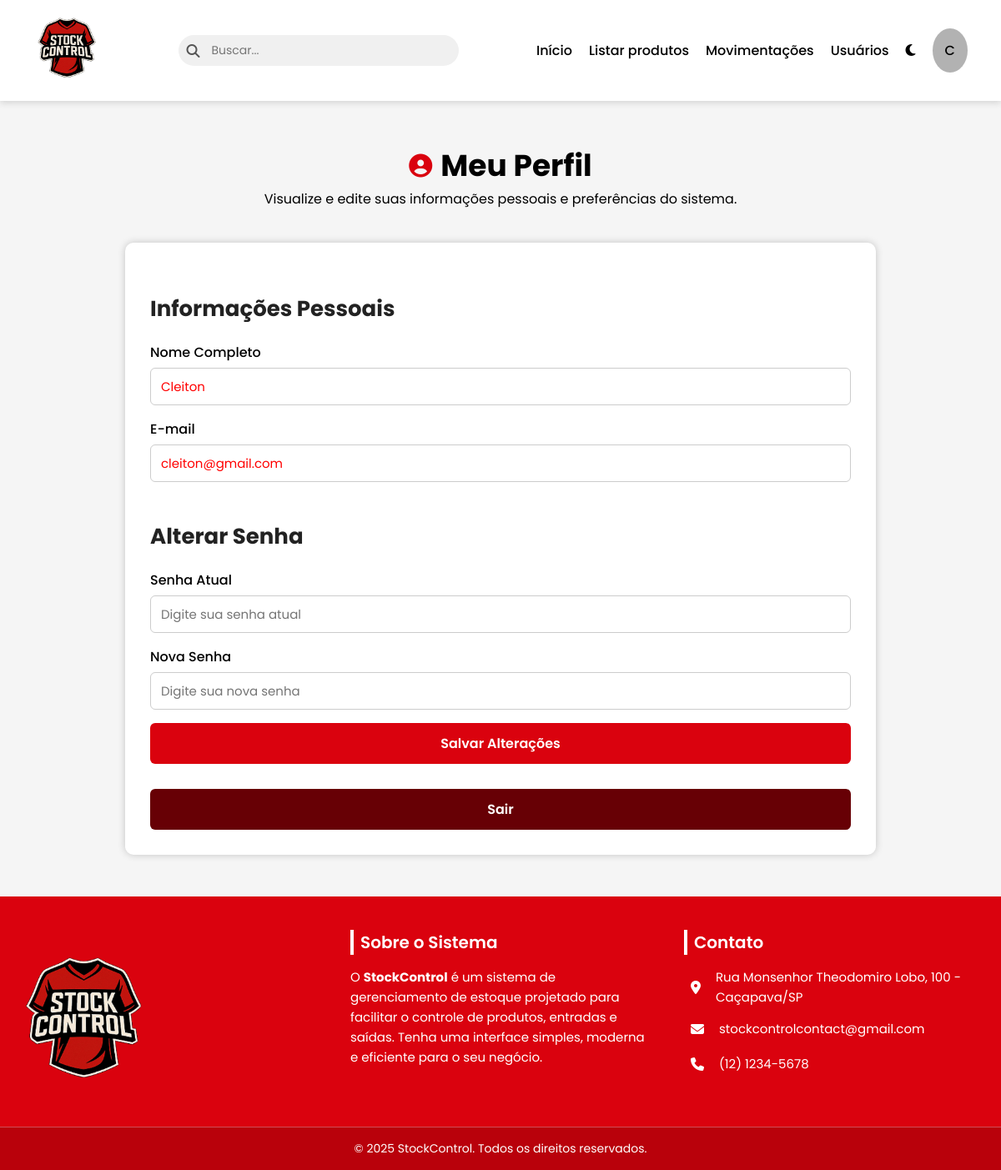
The app's page /php/perfil.php (signed in), older data.
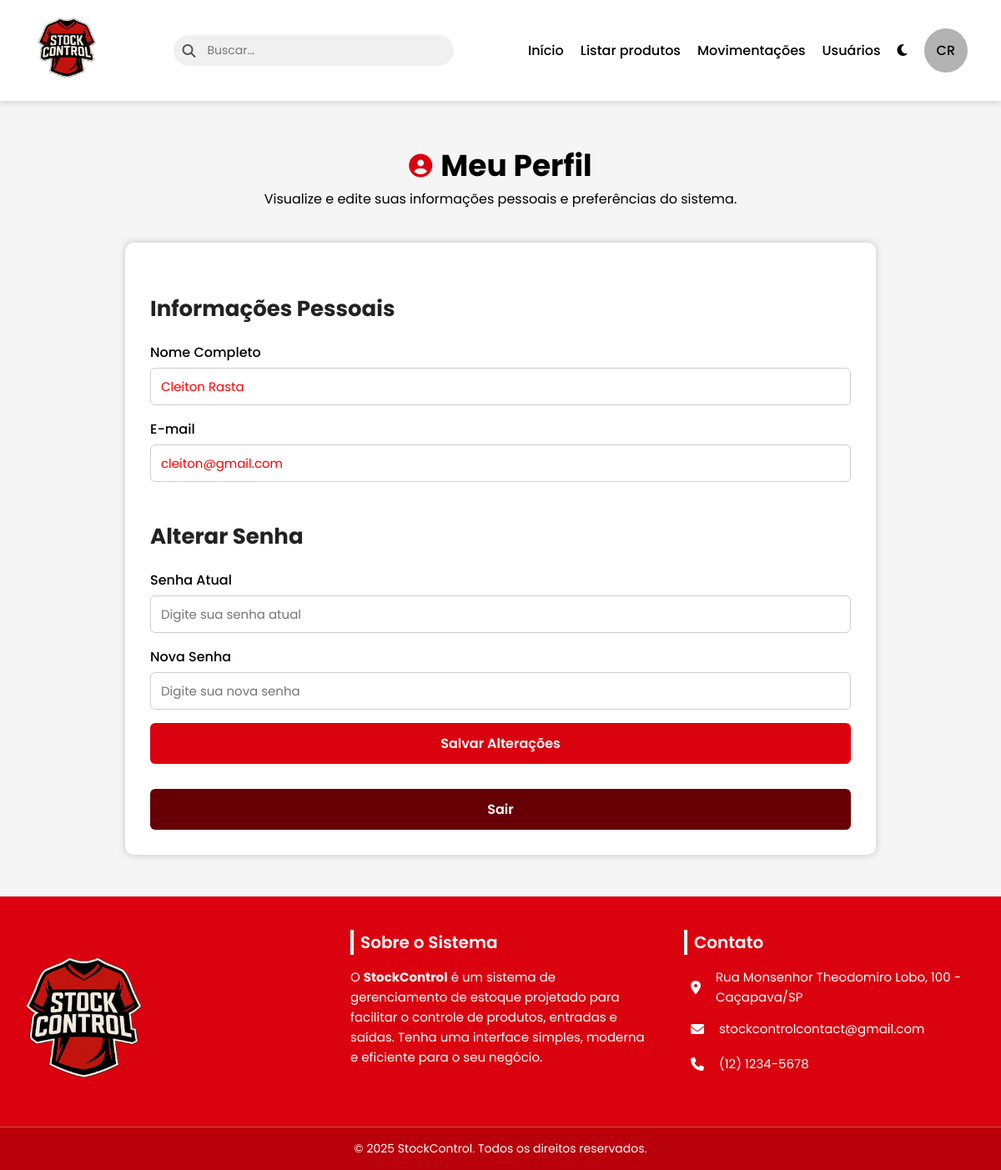
The same page, newer data.
### tables this page shows
CREATE TABLE `usuarios` (
  `id_usuario` int(11) NOT NULL,
  `nome_usuario` varchar(100) NOT NULL,
  `email_usuario` varchar(100) NOT NULL,
  `senha_usuario` varchar(255) NOT NULL,
  `tipo_usuario` enum('Administrador','Funcionario') NOT NULL
);

### php/perfil.php (the view, shortened to what this page needs)
<?php
include('conexao.php');
$id_usuario = $_SESSION['id_usuario'];
$stmt = $conexao->prepare("SELECT nome_usuario, email_usuario, senha_usuario FROM usuarios WHERE id_usuario = ?");
$stmt->bind_param("i", $id_usuario);
$stmt->execute();
$result = $stmt->get_result();
$usuario = $result->fetch_assoc();
?>
<!DOCTYPE html>
<html lang="pt-br">
<head>
    <link rel="stylesheet" href="../css/perfil.css">
</head>
<body>
    <?php include 'nav.php'; ?>
    <main>
        <div class="titulo">
            <h1><i class="fas fa-user-circle"></i> Meu Perfil</h1>
            <p>Visualize e edite suas informações pessoais e preferências do sistema.</p>
        </div>
        <section class="container-form">
            <form method="POST">
                <h3>Informações Pessoais</h3>
                <label for="nome">Nome Completo</label>
                <input type="text" id="nome" name="nome" value="<?php echo htmlspecialchars($usuario['nome_usuario']); ?>" required>
                <label for="email">E-mail</label>
                <input type="email" id="email" name="email" value="<?php echo htmlspecialchars($usuario['email_usuario']); ?>" readonly>
                <h3>Alterar Senha</h3>
                <label for="senha_atual">Senha Atual</label>
                <input type="password" id="senha_atual" name="senha_atual" placeholder="Digite sua senha atual">
                <label for="nova_senha">Nova Senha</label>
                <input type="password" id="nova_senha" name="nova_senha" placeholder="Digite sua nova senha">
                <button type="submit">Salvar Alterações</button>
                <button type="button" id="sair">Sair</button>
            </form>
        </section>
    </main>
    <?php include('footer.php'); ?>
</body>
</html>

### php/nav.php (shortened to what this page needs)
<?php
include_once('conexao.php');
$id_usuario = $_SESSION['id_usuario'];
$stmt = $conexao->prepare("SELECT nome_usuario FROM usuarios WHERE id_usuario = ?");
$stmt->bind_param("i", $id_usuario);
$stmt->execute();
$result = $stmt->get_result();
$usuario_nav = $result->fetch_assoc();
$nome_completo = $usuario_nav['nome_usuario'];
$partes = explode(' ', trim($nome_completo));
$iniciais = '';
foreach ($partes as $parte) {
    if (!empty($parte)) {
        $iniciais .= strtoupper($parte[0]);
    }
}
?>
<!DOCTYPE html>
<html lang="pt-br">
<head>
    <link rel="stylesheet" href="../css/nav.css">
</head>
<body>
    <nav>
        <div class="logo">
            <a href="inicio.php"><img src="../img/logo1.png" alt="Logo"></a>
        </div>
        <div class="pesquisa">
            <i class="fa-solid fa-magnifying-glass"></i>
            <input type="search" placeholder="Buscar...">
        </div>
        <ul class="navegacao">
            <li><a href="../php/inicio.php">Início</a></li>
            <li><a href="listar_produtos.php">Listar produtos</a></li>
            <li><a href="movimentacoes.php">Movimentações</a></li>
            <li><a href="gerenciar_usuarios.php">Usuários</a></li>
            <li><i class="fa-solid fa-moon" id="modo-noturno"></i></li>
            <li><a href="perfil.php" id="perfil"><?php echo htmlspecialchars($iniciais); ?></a></li>
        </ul>
    </nav>
</body>
</html>

Row changes from the older to the newer data that the page shows:
changed usuarios "cleiton@gmail.com": nome "Cleiton" → "Cleiton Rasta"
Text that changed along with them:
$iniciais: "C" → "CR"
